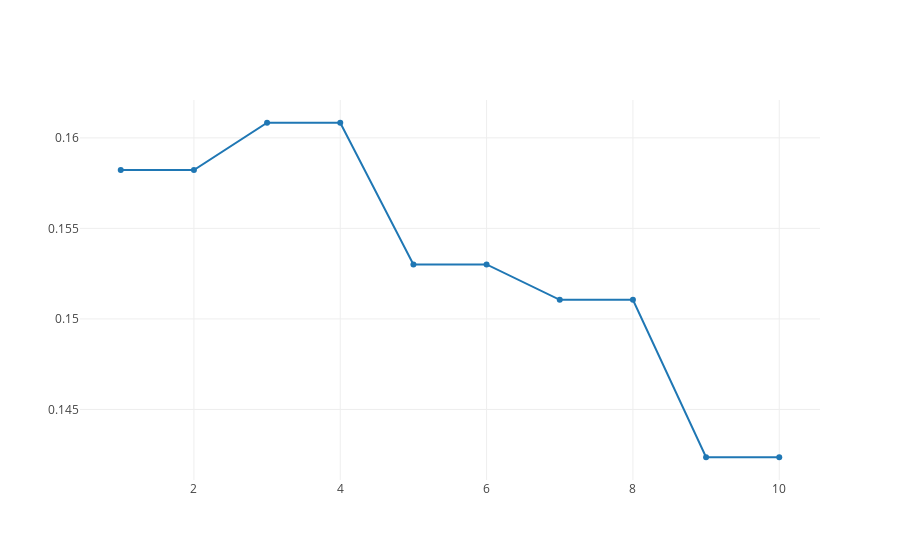

Notebook code cell kept with this figure:
### Code cell
norm_spam_knn_plot = go.Scatter(
    y = norm_smap_knn_loos,
    x = rang,
    mode = 'lines+markers',
    name = 'lines+markers'
)

plotly.offline.iplot([norm_spam_knn_plot], filename='line-mode')
plotly.offline.plot([norm_spam_knn_plot], filename='norm_spam_knn.html', auto_open=False)

### Figure 1 — Plotly figure (JSON) as saved in the notebook; plotly's stock layout.template omitted (floating-point values rounded to 4 significant figures)
{"data": [{"mode": "lines+markers", "name": "lines+markers", "type": "scatter", "uid": "f9a24ff2-6e5c-42d7-8fbb-ca94edf7ad74", "x": [1, 2, 3, 4, 5, 6, 7, 8, 9, 10], "y": [0.1582, 0.1582, 0.1608, 0.1608, 0.153, 0.153, 0.1511, 0.1511, 0.1424, 0.1424]}], "layout": {}}
